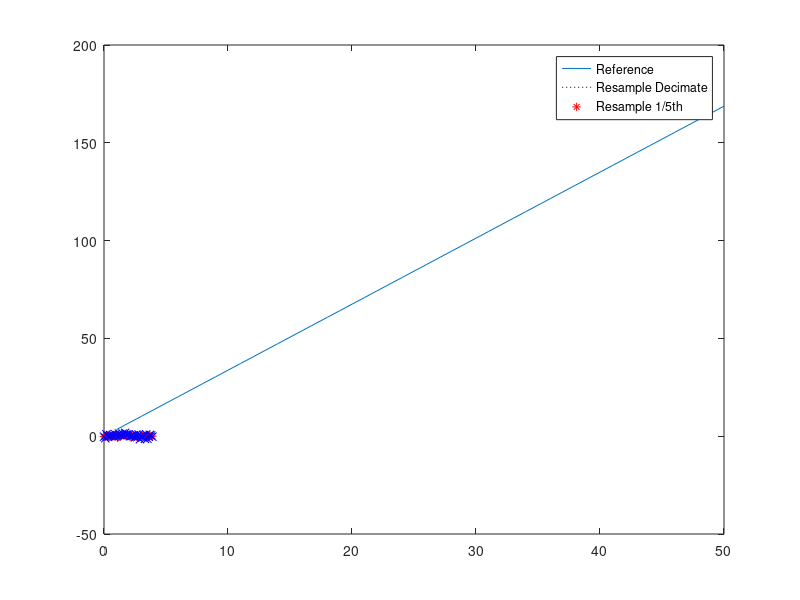

MATLAB code to generate this figure: (Note: this script raises an error after producing the figure.)
clearvars; close all; clc; % basic clear

%%%%%%%%%%%%%%%%%%%%
%% 1A. MATLAB RÉSUMÉ
%%%%%%%%%%%%%%%%%%%%

%% Commands
% parameters
%%%%%%%%%%%%
m = 50; % number of row for mymatrix
n_sample = 10; % number of columns for mymatrix

% creation of the matrix `mymatrix`
%%%%%%%%%%%%%%%%%%%%%%%%%%%%%%%%%%%
mymatrix = zeros(m,n_sample); % create a matrix with 50 rows and 10 columns
for i = 1:n_sample
    mymatrix(:,i) = i:i:50*i;
end

% creation of matrix `mat2`
%%%%%%%%%%%%%%%%%%%%%%%%%%%
mat2 = zeros(m,n_sample); % create empty matrix m x n
mat2(:,1) = 1:1:m; % assign 1 to m for the first column 
for i = 2:n_sample
    mat2(:,i) = mat2(:,i-1)*1.5; % make each column 1.5x larger than last
end
mat2_selection = mat2(:,3:7); % create a matrix with only column 3 to 7

%% plotting a matrix
clf; close all; % close windows and figure

% plot(mat2)
% image(mat2)
clim = [10,50]; % define min and max of colorbar
imagesc(mat2,clim)
colorbar

%% plotting 1D array
clf; close all; % close windows and figure

mat2_array = mat2(:,4);
plot(mat2_array)


%%%%%%%%%%%%%%%%%%%%%%%%%%%%%%%%
%% 1B. DIGITIZING SEISMIC DATA %
%%%%%%%%%%%%%%%%%%%%%%%%%%%%%%%%
clearvars; close all; clc; % basic clear

% parameters
n_sample = 200; % number of sample
fs = 50; % sample rate
r = 5; % resampling rate

% computing parameters
dt = 1/fs; % sample duration
t = 0:dt:(n_sample-1)/fs; % time array
noise = randn(1,n_sample); % noise array

resamp_5th = noise(1:r:end); % resampling by taking 1/5th of the data
resamp_dec = decimate(noise,r); % resampling using low-pass filter + resampling
t_resamp = t(1:r:end);

hold on
plot(t,noise,':k')
plot(t_resamp,resamp_dec,'r*')
plot(t_resamp,resamp_5th,'bx')
legend('Reference','Resample Decimate','Resample 1/5th')
% the decimate function remove high frequency before resampling

%%%%%%%%%%%%%%%%%%%%%%%%%%%%%%%%
%% 1C. DIGITIZING SEISMIC DATA %
%%%%%%%%%%%%%%%%%%%%%%%%%%%%%%%%
clearvars; close all; clc; % basic clear

% import
data = segyread('data/shotground.segy'); % import data from file

% parameters
dt = 0.004; % time interval [s]
dxr = 100; % distance between receivers [m]
n_sample = size(data,1); % number of sample
n_trace = size(data,2); % number of traces
t = 0:dt:(n_sample-1)*dt;
x = 0:dxr:(n_trace-1)*dxr;

% plot
figure('Name','Traces from time sample 150 to 250 from dataset')
plotseis(data(150:250,:))
xlabel('trace number [ - ]')
ylabel('sample number [ - ]')

figure('Name','Traces 20 to 40 from dataset')
plotseis(data(:,20:40))
xlabel('trace number [ - ]')
ylabel('sample number [ - ]')

figure('Name','Trace 1 from dataset')
plot(data(:,1))
xlabel('time [ s ]')
ylabel('reflection parameter')

figure('Name','Dataset with time as y-axis')
plotseis(data,t,x)
xlabel('distance from source [ m ]')
ylabel('time [ s ]')

figure('Name','Continuous interpretation')
smoothimage(data,t(1),t(end),10,50,dt,60,2,0,10,350)





